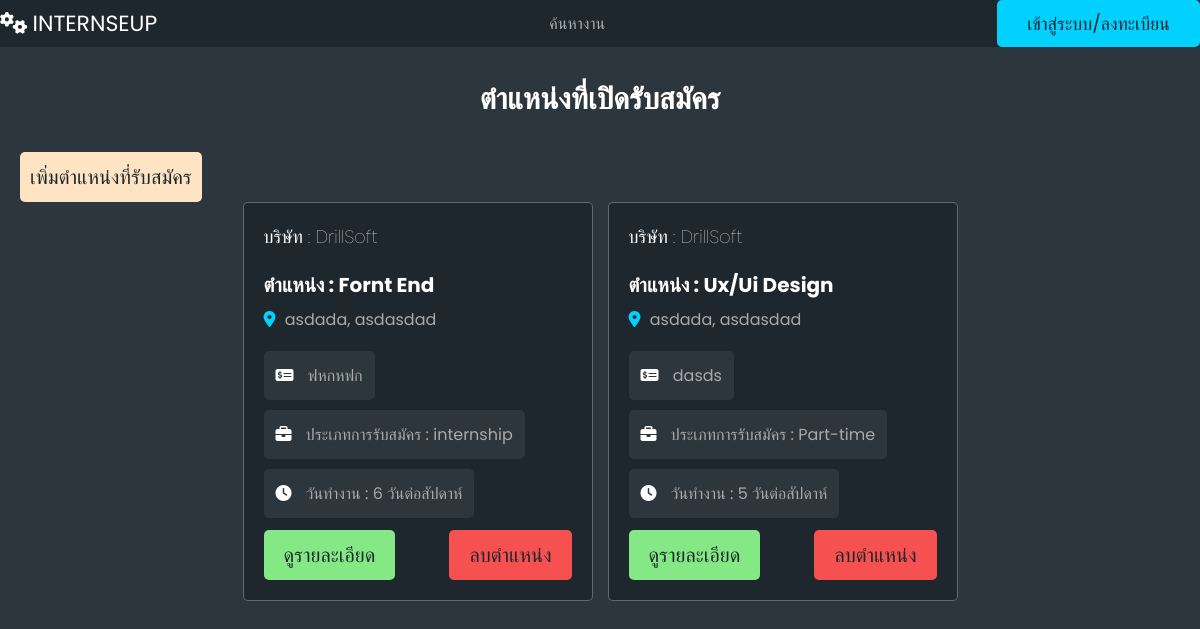
Screenshot of /position/COMPANY/c2/ with the database file from the repository.
### usertype/models.py (models this page shows, shortened)
class Job(models.Model):
    jobname = models.CharField(max_length=255)
    jobdes = models.TextField()
    worktype = models.CharField(max_length=255)
    quality = models.TextField()
    benefit = models.TextField()
    workstart = models.TimeField()
    workend = models.TimeField()
    workday = models.CharField(max_length=255)
    requirement = models.TextField()
    qualifications = models.TextField(blank=True, null=True)
    skills = models.TextField()
    company = models.CharField(max_length=255)
    city = models.CharField(max_length=255)
    country = models.CharField(max_length=255)

### usertype/views.py (the view)
# urls.py: path("position/<str:role>/<str:username>/", views.positionview, name="position"),  # Position page
def positionview(request, role, username):
    company_exists = CompanyProfile.objects.filter(user__username=username).exists()
    if not company_exists:
        messages.warning(request, 'กรุณากรอกข้อมูลบริษัทก่อนทำการเพิ่มตำแหน่งงาน')
        return redirect('profile', role=role, username=username)
    else:
        company_profile = CompanyProfile.objects.get(user__username=username)
        jobs = company_profile.job.all()
        return render(request, "userweb/position.html", {"jobs": jobs})

### usertype/templates/userweb/position.html (shortened to what this page needs)
<!DOCTYPE html>
<html lang="en">
  <head>
    {% load static %}
    <link rel="stylesheet" href="{% static "css/style.css" %}" />
  </head>
  <body>
    {% include "navbarmain.html" %}
    <section class="jobs-container">
      <h1 class="heading">ตำแหน่งที่เปิดรับสมัคร</h1>
      <div class="flex-btn">
        <a href="{% url 'postjob' role='COMPANY' username=user.username %}" style="font-size:200%;" class="btn-register">เพิ่มตำแหน่งที่รับสมัคร</a>
    </div>
      <div class="box-container">
        {% for job in jobs %}
        <div class="box">
            <div class="company">
                <div>
                    <h3>บริษัท : {{ job.company }}</h3>
                </div>
            </div>
            <h3 class="job-title">ตำแหน่ง : {{ job.jobname }}</h3>
            <p class="location">
                <i class="fas fa-map-marker-alt"></i> <span>{{ job.city }}, {{job.country }}</span>
            </p>
            <div class="tags">
                <p>
                  <i class="fa-solid fa-money-check-dollar"></i>
                    <span>{{ job.benefit }}</span>
                </p>
                <p><i class="fas fa-briefcase"></i> <span>ประเภทการรับสมัคร : {{ job.worktype }}</span></p>
                <p><i class="fas fa-clock"></i> <span>วันทำงาน : {{ job.workday }}</span></p>
            </div>
            <div class="flex-btn">
                <a href="{% url 'view_job' job.id %}" style="font-size:200%;" class="btn-green">ดูรายละเอียด</a>
                <a href="{% url 'deletejob' job.id %}" style="font-size:200%;" class="btn-danger">ลบตำแหน่ง</a>
            </div>
        </div>
      {% endfor %}
      </div>
    </section>
    <section></section>
  </body>
</html>

### static/css/style.css (style rules this page uses)
:root { --main-color: #00d1ff; --red: red; --light-color: #aaa; --light-bg: #2d353d; --black: #1e272e; --white: #fff; --box-shadow: none; --border: 0.1rem solid rgba(255, 255, 255, 0.3); }
* { font-family: "Poppins", sans-serif; margin: 0; padding: 0; box-sizing: border-box; text-decoration: none; outline: none; border: none; }
html { font-size: 62.5%; overflow-x: hidden; scroll-padding-top: 7rem; scroll-behavior: smooth; }
body { background-color: var(--light-bg); }
section { padding: 2rem; margin: 0 auto; max-width: 1200px; }
.heading { text-align: center; margin-bottom: 2rem; font-size: 3rem; color: var(--white); text-transform: capitalize; padding: 1rem 0; }
.flex-btn { display: flex; align-items: center; justify-content: space-between; column-gap: 1rem; flex-wrap: wrap; }
.jobs-container .box-container { display: grid; grid-template-columns: repeat(auto-fit, 35rem); gap: 1.5rem; align-items: flex-start; justify-content: center; }
.jobs-container .box-container .box { background-color: var(--black); border-radius: 0.5rem; border: var(--border); padding: 2rem; overflow-x: hidden; }
.jobs-container .box-container .box .company { display: flex; align-items: center; gap: 1.5rem; margin-bottom: 1.5rem; }
.jobs-container .box-container .box .company h3 { font-size: 1.8rem; color: var(--white); text-overflow: ellipsis; overflow-x: hidden; text-transform: capitalize; padding-bottom: 0.5rem; font-weight: lighter; }
.jobs-container .box-container .box .job-title { font-size: 2rem; color: var(--white); text-transform: capitalize; overflow-x: hidden; text-overflow: ellipsis; }
.jobs-container .box-container .box .location { padding: 0.7rem 0; font-size: 1.6rem; color: var(--light-color); }
.jobs-container .box-container .box .location i { margin-right: 0.5rem; color: var(--main-color); }
.jobs-container .box-container .box .tags { display: flex; flex-wrap: wrap; gap: 1rem; margin: 1.2rem 0; }
.jobs-container .box-container .box .tags p { padding: 1.2rem; border-radius: 0.5rem; background-color: var(--light-bg); font-size: 1.6rem; color: var(--light-color); }
.jobs-container .box-container .box .tags p i { margin-right: 0.5rem; color: var(--white); }
.jobs-container .box-container .box .tags p span { margin-left: 5px; max-width: 50px; white-space: normal; word-wrap: break-word; }
.btn-green, .btn-bule, .btn-danger, .btn-add { display: inline-block; padding: 1rem 2rem; cursor: pointer; font-size: 1.5rem; color: var(--black); border-radius: 0.5rem; text-transform: capitalize; text-align: center; text-decoration: none; }
.btn-register { background-color: bisque; display: inline-block; padding: 1rem 1rem; cursor: pointer; font-size: 1.5rem; color: var(--black); border-radius: 0.5rem; text-transform: capitalize; text-align: center; text-decoration: none; }
.btn-green { background-color: rgb(132, 233, 132); }
.btn-danger { background-color: #f75050; }

### rows the page displays
Job: company "DrillSoft", jobname "Fornt End", city "asdada", country "asdasdad", benefit "ฟหกหฟก", worktype "internship", workday "6 วันต่อสัปดาห์"
Job: company "DrillSoft", jobname "Ux/Ui Design", city "asdada", country "asdasdad", benefit "dasds", worktype "Part-time", workday "5 วันต่อสัปดาห์"
